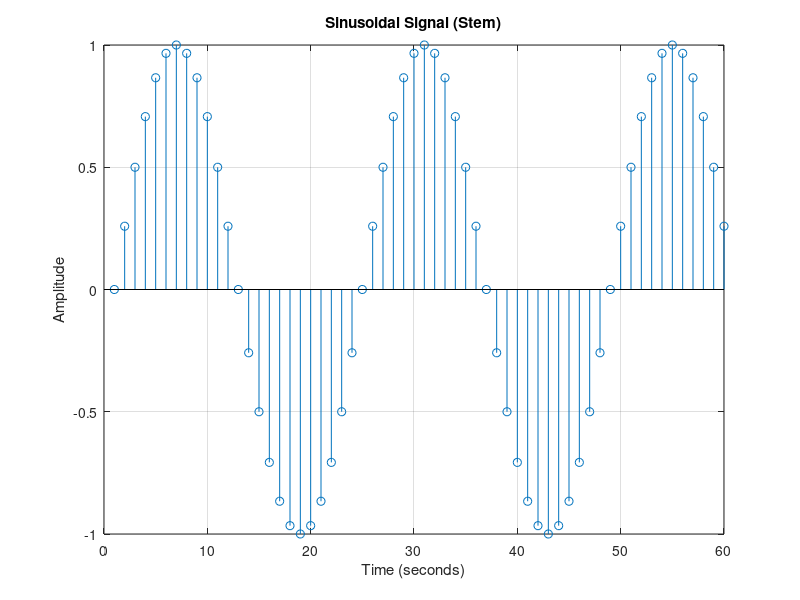

The MATLAB source for this figure:
% Define parameters
fs = 10;  % Sampling frequency (Hz)

% Calculate signal duration (seconds) based on sampling frequency
L = 60/fs;  

% Calculate frequency based on desired period (L)
f = 2.5 / L;  % f = (desired period) / total signal duration

% Generate time vector (seconds)
n = 0:1/fs:L-1/fs; 

% Generate the sinusoidal signal
s = sin(2*pi*f*n);

% Plot the signal using stem (discrete points)
stem(s);
xlabel('Time (seconds)');
ylabel('Amplitude');
title('Sinusoidal Signal (Stem)');
grid on;
